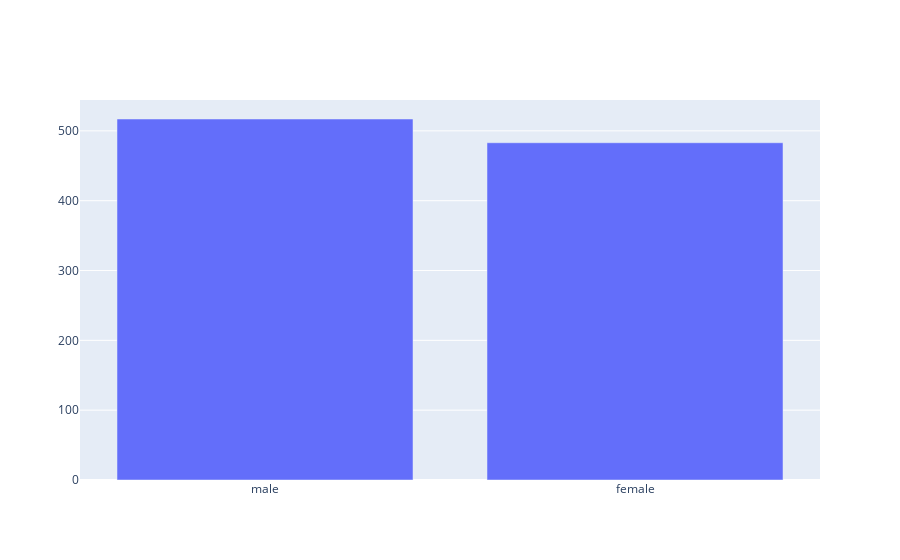

The notebook cell this image was saved under:
### Code cell
fig=go.Figure()
fig.add_trace(go.Bar(
            x=data.gender.value_counts().index,
            y=data.gender.value_counts(),
        
            textposition='outside',
))

### Figure 1 — Plotly figure (JSON) as saved in the notebook; plotly's stock layout.template omitted (floating-point values rounded to 4 significant figures)
{"data": [{"textposition": "outside", "type": "bar", "x": ["male", "female"], "y": [517, 483]}], "layout": {}}
